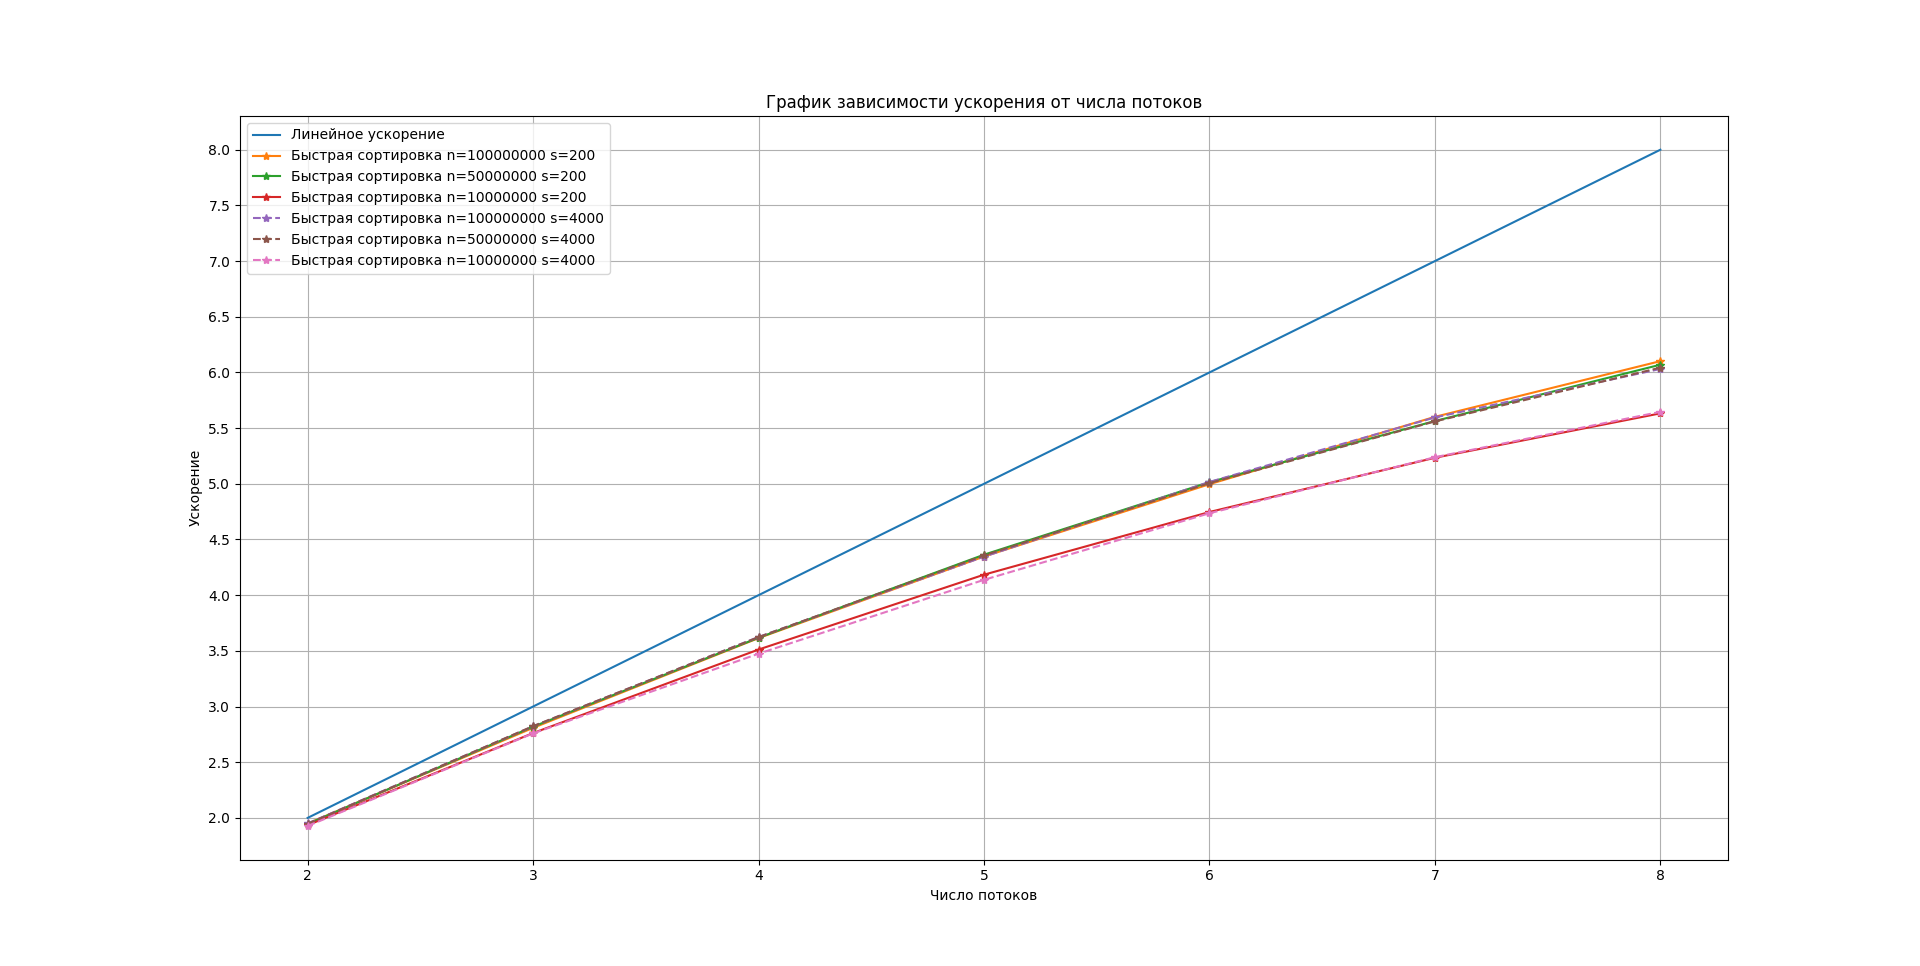

The script that drew this image:
#!/usr/bin/env python
# -*- coding: utf-8 

from matplotlib import mlab
import pylab, re, os
import numpy

Pv1 = {1:[] , 2:[], 3:[], 4:[], 5:[], 6:[], 7:[], 8:[]}
Pv1s = {1:[] , 2:[], 3:[], 4:[], 5:[], 6:[], 7:[], 8:[]}
Pv1u = {1:[] , 2:[], 3:[], 4:[], 5:[], 6:[], 7:[], 8:[]}

pat = "/tmp/5_qsort/s=200/100000000/"
fl = os.listdir(pat)
for i in fl:
	if 0 > i.find(".o"):
		continue
	fo = open(pat+i, "rt")
	fa = fo.read()
	fo.close()
	co = 0
	fa = fa.replace("======", "******")
	RAWTH = re.split("==+", fa, re.MULTILINE|re.DOTALL)[1:]
	for i in RAWTH:
		if (i == '+\n'):
			continue
		th = int(re.search("Потоков: (.d*)\n", i).group(1))
		i = i.split("******")
		for j in i:
			tmp2 = re.findall("Время выполнения: (.*) секунд\n", j, re.DOTALL)
			Pv1[th].append(float(tmp2[0]))

for i in [1, 2, 3, 4, 5, 6, 7, 8]:
	res = 0.0
	for j in Pv1[i]:
		res += j
	res /= len(Pv1[i])
	print i, "", len(Pv1[i])
	Pv1s[i] = res
	res = 0.0

for i in [2, 3, 4, 5, 6, 7, 8]:
	Pv1u[i] = float(Pv1s[1]/Pv1s[i])

mas1 = [Pv1u[i] for i in [2,3,4,5,6,7,8]]







Pv1 = {1:[] , 2:[], 3:[], 4:[], 5:[], 6:[], 7:[], 8:[]}
Pv1s = {1:[] , 2:[], 3:[], 4:[], 5:[], 6:[], 7:[], 8:[]}
Pv1u = {1:[] , 2:[], 3:[], 4:[], 5:[], 6:[], 7:[], 8:[]}

pat = "/tmp/5_qsort/s=200/50000000/"
fl = os.listdir(pat)
for i in fl:
	if 0 > i.find(".o"):
		continue
	fo = open(pat+i, "rt")
	fa = fo.read()
	fo.close()
	co = 0
	fa = fa.replace("======", "******")
	RAWTH = re.split("==+", fa, re.MULTILINE|re.DOTALL)[1:]
	for i in RAWTH:
		if (i == '+\n'):
			continue
		th = int(re.search("Потоков: (.d*)\n", i).group(1))
		i = i.split("******")
		for j in i:
			tmp2 = re.findall("Время выполнения: (.*) секунд\n", j, re.DOTALL)
			Pv1[th].append(float(tmp2[0]))

for i in [1, 2, 3, 4, 5, 6, 7, 8]:
	res = 0.0
	for j in Pv1[i]:
		res += j
	res /= len(Pv1[i])
	print i, "", len(Pv1[i])
	Pv1s[i] = res
	res = 0.0

for i in [2, 3, 4, 5, 6, 7, 8]:
	Pv1u[i] = float(Pv1s[1]/Pv1s[i])

mas2 = [Pv1u[i] for i in [2,3,4,5,6,7,8]]










Pv1 = {1:[] , 2:[], 3:[], 4:[], 5:[], 6:[], 7:[], 8:[]}
Pv1s = {1:[] , 2:[], 3:[], 4:[], 5:[], 6:[], 7:[], 8:[]}
Pv1u = {1:[] , 2:[], 3:[], 4:[], 5:[], 6:[], 7:[], 8:[]}

pat = "/tmp/5_qsort/s=200/10000000/"
fl = os.listdir(pat)
for i in fl:
	if 0 > i.find(".o"):
		continue
	fo = open(pat+i, "rt")
	fa = fo.read()
	fo.close()
	co = 0
	fa = fa.replace("======", "******")
	RAWTH = re.split("==+", fa, re.MULTILINE|re.DOTALL)[1:]
	for i in RAWTH:
		if (i == '+\n'):
			continue
		th = int(re.search("Потоков: (.d*)\n", i).group(1))
		i = i.split("******")
		for j in i:
			tmp2 = re.findall("Время выполнения: (.*) секунд\n", j, re.DOTALL)
			Pv1[th].append(float(tmp2[0]))

for i in [1, 2, 3, 4, 5, 6, 7, 8]:
	res = 0.0
	for j in Pv1[i]:
		res += j
	res /= len(Pv1[i])
	print i, "", len(Pv1[i])
	Pv1s[i] = res
	res = 0.0

for i in [2, 3, 4, 5, 6, 7, 8]:
	Pv1u[i] = float(Pv1s[1]/Pv1s[i])

mas3 = [Pv1u[i] for i in [2,3,4,5,6,7,8]]




















Pv1 = {1:[] , 2:[], 3:[], 4:[], 5:[], 6:[], 7:[], 8:[]}
Pv1s = {1:[] , 2:[], 3:[], 4:[], 5:[], 6:[], 7:[], 8:[]}
Pv1u = {1:[] , 2:[], 3:[], 4:[], 5:[], 6:[], 7:[], 8:[]}

pat = "/tmp/5_qsort/s=4000/100000000/"
fl = os.listdir(pat)
for i in fl:
	if 0 > i.find(".o"):
		continue
	fo = open(pat+i, "rt")
	fa = fo.read()
	fo.close()
	co = 0
	fa = fa.replace("======", "******")
	RAWTH = re.split("==+", fa, re.MULTILINE|re.DOTALL)[1:]
	for i in RAWTH:
		if (i == '+\n'):
			continue
		th = int(re.search("Потоков: (.d*)\n", i).group(1))
		i = i.split("******")
		for j in i:
			tmp2 = re.findall("Время выполнения: (.*) секунд\n", j, re.DOTALL)
			Pv1[th].append(float(tmp2[0]))

for i in [1, 2, 3, 4, 5, 6, 7, 8]:
	res = 0.0
	for j in Pv1[i]:
		res += j
	res /= len(Pv1[i])
	print i, "", len(Pv1[i])
	Pv1s[i] = res
	res = 0.0

for i in [2, 3, 4, 5, 6, 7, 8]:
	Pv1u[i] = float(Pv1s[1]/Pv1s[i])

mas4 = [Pv1u[i] for i in [2,3,4,5,6,7,8]]







Pv1 = {1:[] , 2:[], 3:[], 4:[], 5:[], 6:[], 7:[], 8:[]}
Pv1s = {1:[] , 2:[], 3:[], 4:[], 5:[], 6:[], 7:[], 8:[]}
Pv1u = {1:[] , 2:[], 3:[], 4:[], 5:[], 6:[], 7:[], 8:[]}

pat = "/tmp/5_qsort/s=4000/50000000/"
fl = os.listdir(pat)
for i in fl:
	if 0 > i.find(".o"):
		continue
	fo = open(pat+i, "rt")
	fa = fo.read()
	fo.close()
	co = 0
	fa = fa.replace("======", "******")
	RAWTH = re.split("==+", fa, re.MULTILINE|re.DOTALL)[1:]
	for i in RAWTH:
		if (i == '+\n'):
			continue
		th = int(re.search("Потоков: (.d*)\n", i).group(1))
		i = i.split("******")
		for j in i:
			tmp2 = re.findall("Время выполнения: (.*) секунд\n", j, re.DOTALL)
			Pv1[th].append(float(tmp2[0]))

for i in [1, 2, 3, 4, 5, 6, 7, 8]:
	res = 0.0
	for j in Pv1[i]:
		res += j
	res /= len(Pv1[i])
	print i, "", len(Pv1[i])
	Pv1s[i] = res
	res = 0.0

for i in [2, 3, 4, 5, 6, 7, 8]:
	Pv1u[i] = float(Pv1s[1]/Pv1s[i])

mas5 = [Pv1u[i] for i in [2,3,4,5,6,7,8]]










Pv1 = {1:[] , 2:[], 3:[], 4:[], 5:[], 6:[], 7:[], 8:[]}
Pv1s = {1:[] , 2:[], 3:[], 4:[], 5:[], 6:[], 7:[], 8:[]}
Pv1u = {1:[] , 2:[], 3:[], 4:[], 5:[], 6:[], 7:[], 8:[]}

pat = "/tmp/5_qsort/s=4000/10000000/"
fl = os.listdir(pat)
for i in fl:
	if 0 > i.find(".o"):
		continue
	fo = open(pat+i, "rt")
	fa = fo.read()
	fo.close()
	co = 0
	fa = fa.replace("======", "******")
	RAWTH = re.split("==+", fa, re.MULTILINE|re.DOTALL)[1:]
	for i in RAWTH:
		if (i == '+\n'):
			continue
		th = int(re.search("Потоков: (.d*)\n", i).group(1))
		i = i.split("******")
		for j in i:
			tmp2 = re.findall("Время выполнения: (.*) секунд\n", j, re.DOTALL)
			Pv1[th].append(float(tmp2[0]))

for i in [1, 2, 3, 4, 5, 6, 7, 8]:
	res = 0.0
	for j in Pv1[i]:
		res += j
	res /= len(Pv1[i])
	print i, "", len(Pv1[i])
	Pv1s[i] = res
	res = 0.0

for i in [2, 3, 4, 5, 6, 7, 8]:
	Pv1u[i] = float(Pv1s[1]/Pv1s[i])

mas6 = [Pv1u[i] for i in [2,3,4,5,6,7,8]]


















fig, ax = pylab.subplots()
ax.set_xticks(numpy.arange(2, 9, 1))
ax.set_yticks(numpy.arange(0., 9., 0.5))

ax.plot([2, 3, 4, 5, 6, 7, 8], [2, 3, 4, 5, 6, 7, 8], label="Линейное ускорение".decode('utf-8'))
ax.plot([2, 3, 4, 5, 6, 7, 8], mas1, '-*', label="Быстрая сортировка n=100000000 s=200".decode('utf-8'), )
ax.plot([2, 3, 4, 5, 6, 7, 8], mas2, '-*', label="Быстрая сортировка n=50000000 s=200".decode('utf-8'), )
ax.plot([2, 3, 4, 5, 6, 7, 8], mas3, '-*', label="Быстрая сортировка n=10000000 s=200".decode('utf-8'), )

ax.plot([2, 3, 4, 5, 6, 7, 8], mas4, '--*', label="Быстрая сортировка n=100000000 s=4000".decode('utf-8'), )
ax.plot([2, 3, 4, 5, 6, 7, 8], mas5, '--*', label="Быстрая сортировка n=50000000 s=4000".decode('utf-8'), )
ax.plot([2, 3, 4, 5, 6, 7, 8], mas6, '--*', label="Быстрая сортировка n=10000000 s=4000".decode('utf-8'), )

ax.set_title('График зависимости ускорения от числа потоков'.decode('utf-8'))
ax.legend(loc='upper left').draggable()
ax.set_xlabel("Число потоков".decode('utf-8'))
ax.set_ylabel("Ускорение".decode('utf-8'))


ax.grid()

pylab.show()
